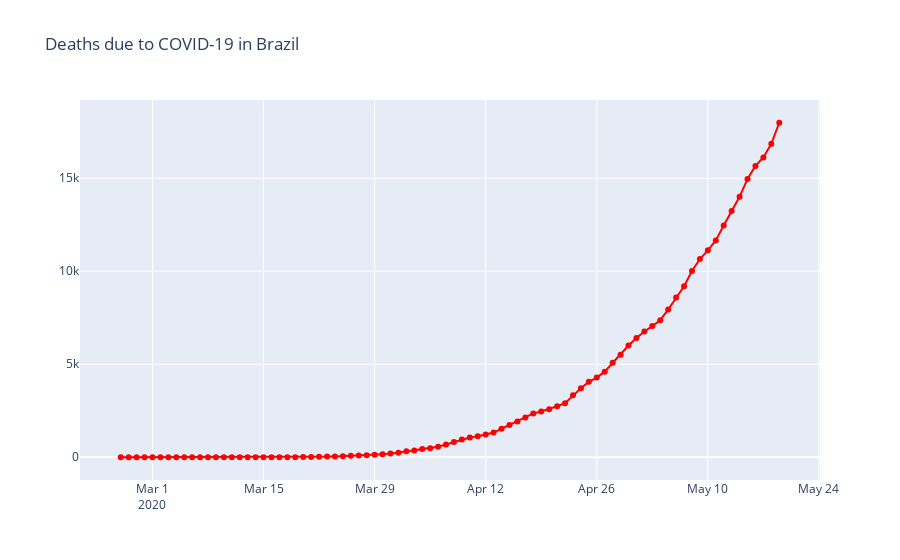

The code cell stored with this chart in its notebook:
### Code cell
#Creating a graph to see the deaths due to COVID-19 in Brazil
fig=go.Figure()
fig.add_trace(
    go.Scatter(x=Brazil.observationdate,y=Brazil.deaths,name='Deaths',
               mode='lines+markers',line=dict(color='red'))
)
fig.update_layout(title="Deaths due to COVID-19 in Brazil")
fig.show()
